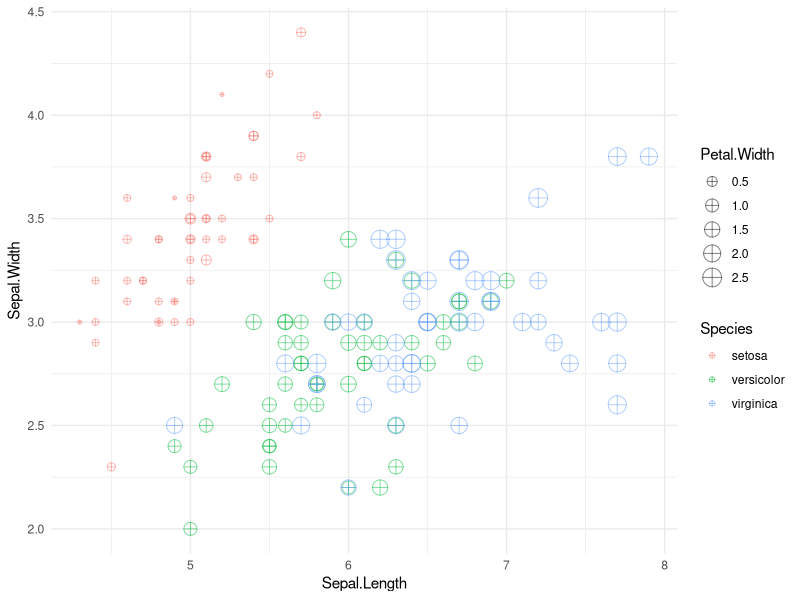
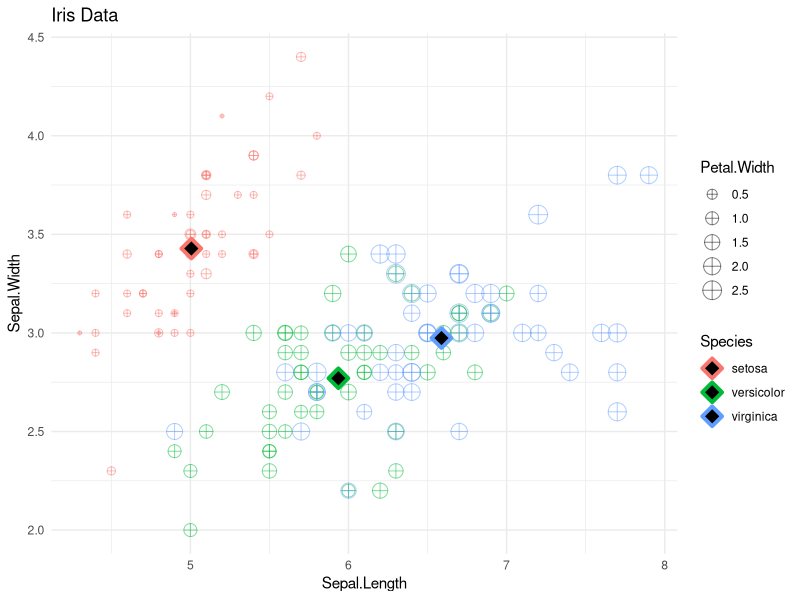

These figures' R source, in order:
# Postwork Sesión 2.

#### Objetivo

# - Conocer algunas de las bases de datos disponibles en `R`
# - Observar algunas características y manipular los DataFrames con `dplyr`
# - Realizar visualizaciones con `ggplot`
#### Requisitos

# 1. Tener instalado R y RStudio
# 2. Haber realizado el prework y estudiado los ejemplos de la sesión.
library(dplyr)
library(ggplot2)
#### Desarrollo

# 1) Inspecciona el DataSet iris_meaniris` disponible directamente en R. Identifica las variables que contiene y su tipo, asegúrate de que no hayan datos faltantes y que los datos se encuentran listos para usarse.
str(iris)
summary(iris)
dim(iris)
View(iris)
head(iris)
names(iris)

sum(complete.cases(iris))

# 2) Crea una gráfica de puntos que contenga `Sepal.Lenght` en el eje horizontal, `Sepal.Width` en el eje vertical, que identifique `Species` por color y que el tamaño de la figura está representado por `Petal.Width`. Asegúrate de que la geometría contenga `shape = 10` y `alpha = 0.5`.
g <- ggplot(iris, aes(x = Sepal.Length, y = Sepal.Width, col = Species, size = Petal.Width)) +
  geom_point(shape = 10, alpha = 0.5) +
  theme_minimal()
g
  

# 3) Crea una tabla llamada `iris_mean` que contenga el promedio de todas las variables agrupadas por `Species`.
iris_mean <- group_by(iris, Species) %>%
  summarise(mean(Sepal.Length),mean(Sepal.Width),mean(Petal.Length),mean(Petal.Width))
iris_mean <- setNames(iris_mean, c('Species','Sepal.Length','Sepal.Width','Petal.Length','Petal.Width'))

# 4) Con esta tabla, agrega a tu gráfica anterior otra geometría de puntos para agregar los promedios en la visualización. Asegúrate que el primer argumento de la geometría sea el nombre de tu tabla y que los parámetros sean `shape = 23`, `size = 4`, `fill = "black"` y `stroke = 2`. También agrega etiquetas, temas y los cambios necesarios para mejorar tu visualización.
g <- g + geom_point(data = iris_mean, shape = 23, size = 4, fill = 'black', stroke = 2) + labs(title = 'Iris Data')
g
